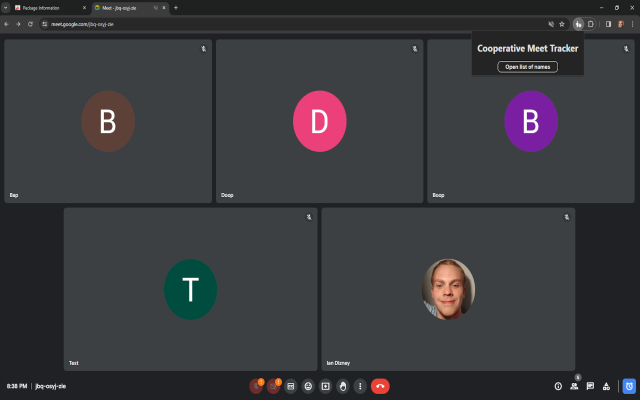
#> input picture 1.png, 1280 x 800 px (shown at 1/2 size)
$ python findmeet.py
#> lines starting #> are read from the running program, lines starting #| are printed output that depends on the picture
import cv2
from skimage import data, img_as_float
from skimage.metrics import structural_similarity as ssim

def ssim_compare(img1_path, img2_path) :
#> called with img1_path = '1.png', img2_path = '1.png'
    img1 = cv2.imread(img1_path, 0)
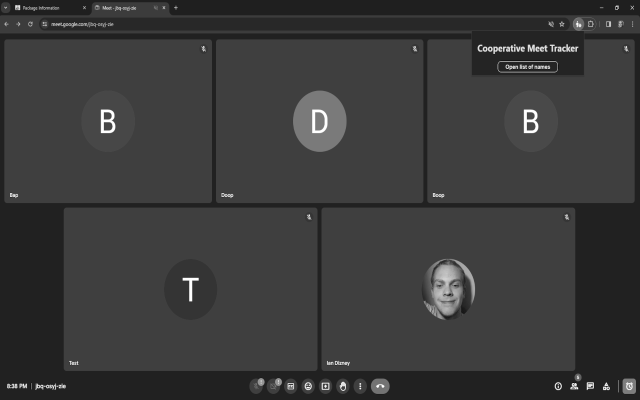
#> img1: shape (800, 1280) (shown at 1/2 size); min 0, max 255, mean 58
    img2 = cv2.imread(img2_path, 0)
    dim = (6022,5513)
    img1 = cv2.resize(img1, dim)
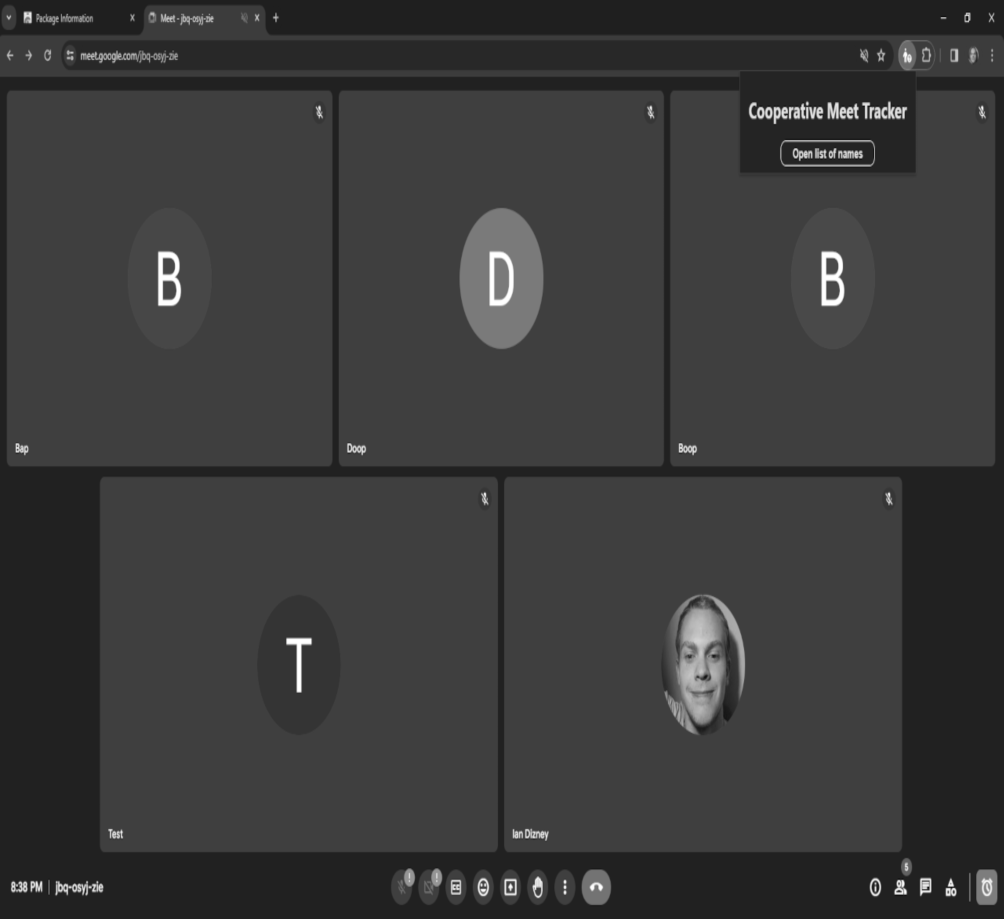
#> img1: shape (5513, 6022) (shown at 1/6 size); min 0, max 255, mean 58
    img2 = cv2.resize(img2, dim)
#> (the run stopped early here; a loop or call above may not have finished)

$ run again, with 2.png copied over 1.png
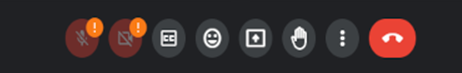
#> input picture 2.png, 462 x 73 px
#> in ssim_compare, `img1 = cv2.imread(img1_path, 0)`:
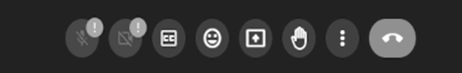
#> img1: shape (73, 462); min 21, max 255, mean 52.2
#> in ssim_compare, `img1 = cv2.resize(img1, dim)`:
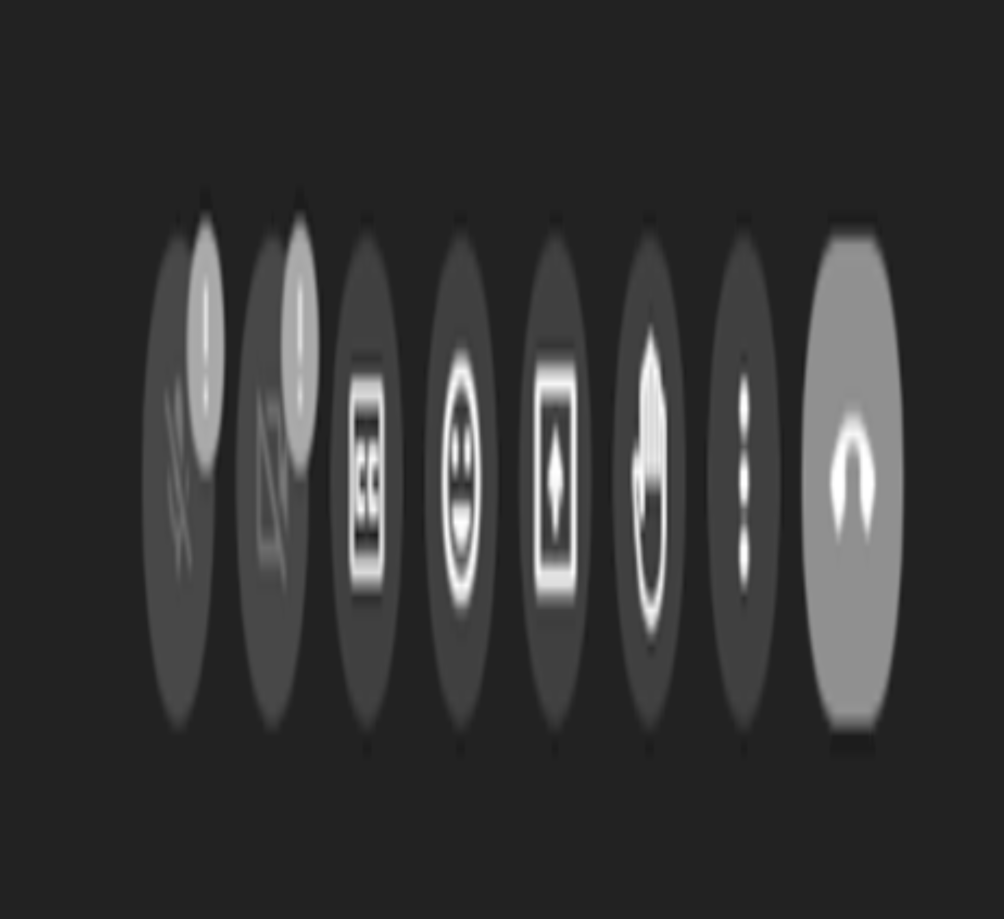
#> img1: shape (5513, 6022) (shown at 1/6 size); min 21, max 255, mean 52.1
